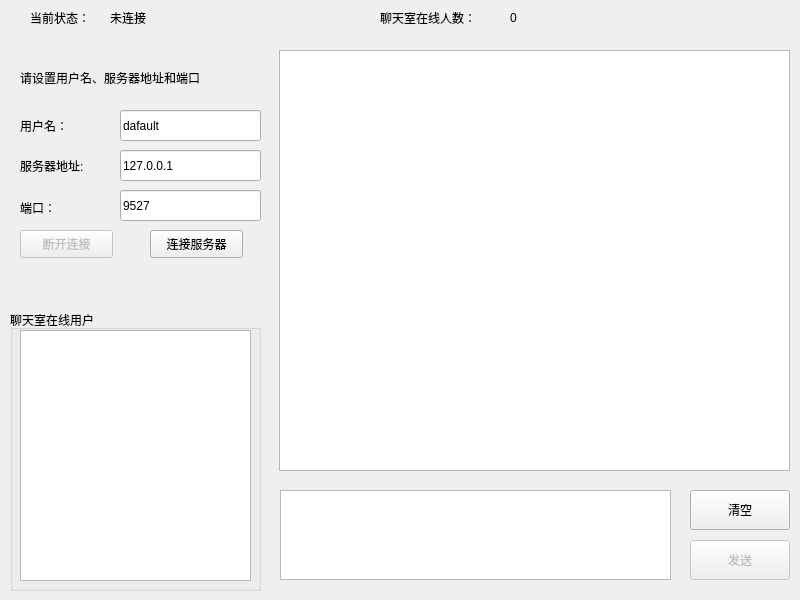
<?xml version="1.0" encoding="UTF-8"?>
<ui version="4.0">
 <class>Widget</class>
 <widget class="QWidget" name="Widget">
  <property name="geometry">
   <rect>
    <x>0</x>
    <y>0</y>
    <width>800</width>
    <height>600</height>
   </rect>
  </property>
  <property name="windowTitle">
   <string>Widget</string>
  </property>
  <widget class="QTextBrowser" name="textBrow_chatWindow">
   <property name="geometry">
    <rect>
     <x>279</x>
     <y>50</y>
     <width>511</width>
     <height>421</height>
    </rect>
   </property>
  </widget>
  <widget class="QLabel" name="label">
   <property name="geometry">
    <rect>
     <x>380</x>
     <y>10</y>
     <width>120</width>
     <height>16</height>
    </rect>
   </property>
   <property name="text">
    <string>聊天室在线人数：</string>
   </property>
  </widget>
  <widget class="QLabel" name="lab_onlineUserNum">
   <property name="geometry">
    <rect>
     <x>510</x>
     <y>10</y>
     <width>72</width>
     <height>15</height>
    </rect>
   </property>
   <property name="text">
    <string>0</string>
   </property>
  </widget>
  <widget class="QPushButton" name="btn_send">
   <property name="enabled">
    <bool>false</bool>
   </property>
   <property name="geometry">
    <rect>
     <x>690</x>
     <y>540</y>
     <width>100</width>
     <height>40</height>
    </rect>
   </property>
   <property name="text">
    <string>发送</string>
   </property>
  </widget>
  <widget class="QTextEdit" name="textEdit_message">
   <property name="geometry">
    <rect>
     <x>280</x>
     <y>490</y>
     <width>391</width>
     <height>90</height>
    </rect>
   </property>
  </widget>
  <widget class="QPushButton" name="btn_clear">
   <property name="geometry">
    <rect>
     <x>690</x>
     <y>490</y>
     <width>100</width>
     <height>40</height>
    </rect>
   </property>
   <property name="text">
    <string>清空</string>
   </property>
  </widget>
  <widget class="QLabel" name="label_2">
   <property name="geometry">
    <rect>
     <x>30</x>
     <y>10</y>
     <width>72</width>
     <height>15</height>
    </rect>
   </property>
   <property name="text">
    <string>当前状态：</string>
   </property>
  </widget>
  <widget class="QLabel" name="lab_state">
   <property name="geometry">
    <rect>
     <x>110</x>
     <y>10</y>
     <width>141</width>
     <height>16</height>
    </rect>
   </property>
   <property name="text">
    <string>未连接</string>
   </property>
  </widget>
  <widget class="QLabel" name="label_5">
   <property name="geometry">
    <rect>
     <x>20</x>
     <y>150</y>
     <width>91</width>
     <height>31</height>
    </rect>
   </property>
   <property name="text">
    <string>服务器地址:</string>
   </property>
  </widget>
  <widget class="QLineEdit" name="lineEdit_serverIp">
   <property name="geometry">
    <rect>
     <x>120</x>
     <y>150</y>
     <width>141</width>
     <height>31</height>
    </rect>
   </property>
   <property name="text">
    <string>127.0.0.1</string>
   </property>
  </widget>
  <widget class="QPushButton" name="btn_disConnect">
   <property name="enabled">
    <bool>false</bool>
   </property>
   <property name="geometry">
    <rect>
     <x>20</x>
     <y>230</y>
     <width>93</width>
     <height>28</height>
    </rect>
   </property>
   <property name="text">
    <string>断开连接</string>
   </property>
  </widget>
  <widget class="QPushButton" name="btn_connectServer">
   <property name="geometry">
    <rect>
     <x>150</x>
     <y>230</y>
     <width>93</width>
     <height>28</height>
    </rect>
   </property>
   <property name="text">
    <string>连接服务器</string>
   </property>
  </widget>
  <widget class="QGroupBox" name="groupBox">
   <property name="geometry">
    <rect>
     <x>10</x>
     <y>310</y>
     <width>251</width>
     <height>281</height>
    </rect>
   </property>
   <property name="title">
    <string>聊天室在线用户</string>
   </property>
   <widget class="QTextBrowser" name="textBrowser_chatUserList">
    <property name="geometry">
     <rect>
      <x>10</x>
      <y>20</y>
      <width>231</width>
      <height>251</height>
     </rect>
    </property>
   </widget>
  </widget>
  <widget class="QLineEdit" name="lineEdit_userName">
   <property name="geometry">
    <rect>
     <x>120</x>
     <y>110</y>
     <width>141</width>
     <height>31</height>
    </rect>
   </property>
   <property name="text">
    <string>dafault</string>
   </property>
  </widget>
  <widget class="QLabel" name="label_7">
   <property name="geometry">
    <rect>
     <x>20</x>
     <y>110</y>
     <width>101</width>
     <height>31</height>
    </rect>
   </property>
   <property name="text">
    <string>用户名：</string>
   </property>
  </widget>
  <widget class="QLabel" name="label_3">
   <property name="geometry">
    <rect>
     <x>20</x>
     <y>200</y>
     <width>72</width>
     <height>15</height>
    </rect>
   </property>
   <property name="text">
    <string>端口：</string>
   </property>
  </widget>
  <widget class="QLineEdit" name="lineEdit_serverPort">
   <property name="geometry">
    <rect>
     <x>120</x>
     <y>190</y>
     <width>141</width>
     <height>31</height>
    </rect>
   </property>
   <property name="text">
    <string>9527</string>
   </property>
  </widget>
  <widget class="QLabel" name="label_4">
   <property name="geometry">
    <rect>
     <x>20</x>
     <y>70</y>
     <width>241</width>
     <height>16</height>
    </rect>
   </property>
   <property name="text">
    <string>请设置用户名、服务器地址和端口</string>
   </property>
  </widget>
 </widget>
 <resources/>
 <connections/>
</ui>
